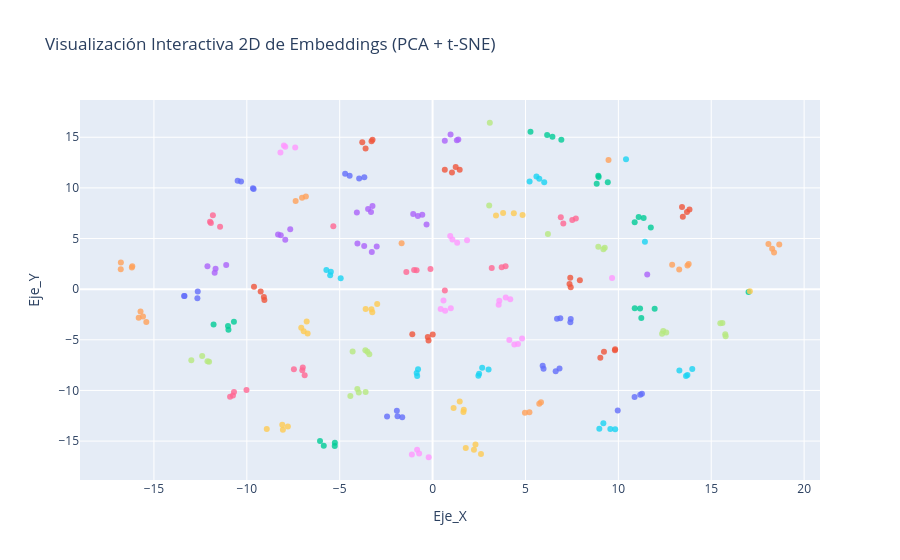

Source (notebook cell):
### Code cell
#Hacemos PCA para bajar de 512 a 50 dimensiones 
pca = PCA(n_components=min(50, len(emb_val_ft))) 
emb_pca = pca.fit_transform(emb_val_ft)
#Aplicamos t-SNE para bajar de 50 a 2 dimensiones 
tsne = TSNE(n_components=2, random_state=42, perplexity=35)
emb_2d = tsne.fit_transform(emb_pca)
#Mapeamos cada vector a su nombre real para el cuadro de diálogo flotante
nombres_reales = [nombres_total[i] for i in y_val_ft]
#Creamos un DataFrame con 2 coordenadas
df = pd.DataFrame({
    'Eje_X': emb_2d[:, 0],
    'Eje_Y': emb_2d[:, 1],
    'Persona': nombres_reales
})
#Creamos el gráfico interactivo 2D
fig = px.scatter(
    df, x='Eje_X', y='Eje_Y', 
    color='Persona',    
    hover_name='Persona',    
    title="Visualización Interactiva 2D de Embeddings (PCA + t-SNE)"
)

fig.update_traces(marker=dict(size=6, opacity=0.8))
fig.update_layout(showlegend=False)
fig.show()

### Figure 1 — Plotly figure (JSON) as saved in the notebook; plotly's stock layout.template omitted (floating-point values rounded to 4 significant figures)
{"data": [{"hovertemplate": "<b>%{hovertext}</b><br><br>Persona=Guillermo Coria<br>Eje_X=%{x}<br>Eje_Y=%{y}<extra></extra>", "hovertext": ["Guillermo Coria", "Guillermo Coria", "Guillermo Coria", "Guillermo Coria"], "legendgroup": "Guillermo Coria", "marker": {"color": "#636efa", "opacity": 0.8, "size": 6, "symbol": "circle"}, "mode": "markers", "name": "Guillermo Coria", "orientation": "v", "showlegend": true, "type": "scatter", "x": [-10.49, -10.31, -9.633, -9.669], "xaxis": "x", "y": [10.71, 10.63, 9.895, 9.954], "yaxis": "y"}, {"hovertemplate": "<b>%{hovertext}</b><br><br>Persona=Luiz Inacio Lula da Silva<br>Eje_X=%{x}<br>Eje_Y=%{y}<extra></extra>", "hovertext": ["Luiz Inacio Lula da Silva", "Luiz Inacio Lula da Silva", "Luiz Inacio Lula da Silva", "Luiz Inacio Lula da Silva"], "legendgroup": "Luiz Inacio Lula da Silva", "marker": {"color": "#EF553B", "opacity": 0.8, "size": 6, "symbol": "circle"}, "mode": "markers", "name": "Luiz Inacio Lula da Silva", "orientation": "v", "showlegend": true, "type": "scatter", "x": [7.927, 7.372, 7.436, 7.412], "xaxis": "x", "y": [0.8918, 0.508, 0.1968, 1.119], "yaxis": "y"}, {"hovertemplate": "<b>%{hovertext}</b><br><br>Persona=Michael Bloomberg<br>Eje_X=%{x}<br>Eje_Y=%{y}<extra></extra>", "hovertext": ["Michael Bloomberg", "Michael Bloomberg", "Michael Bloomberg", "Michael Bloomberg"], "legendgroup": "Michael Bloomberg", "marker": {"color": "#00cc96", "opacity": 0.8, "size": 6, "symbol": "circle"}, "mode": "markers", "name": "Michael Bloomberg", "orientation": "v", "showlegend": true, "type": "scatter", "x": [-10.99, -10.69, -11.01, -11.79], "xaxis": "x", "y": [-4.02, -3.226, -3.628, -3.482], "yaxis": "y"}, {"hovertemplate": "<b>%{hovertext}</b><br><br>Persona=Tiger Woods<br>Eje_X=%{x}<br>Eje_Y=%{y}<extra></extra>", "hovertext": ["Tiger Woods", "Tiger Woods", "Tiger Woods", "Tiger Woods"], "legendgroup": "Tiger Woods", "marker": {"color": "#ab63fa", "opacity": 0.8, "size": 6, "symbol": "circle"}, "mode": "markers", "name": "Tiger Woods", "orientation": "v", "showlegend": true, "type": "scatter", "x": [-8.172, -7.663, -8.318, -7.931], "xaxis": "x", "y": [5.313, 5.918, 5.403, 4.881], "yaxis": "y"}, {"hovertemplate": "<b>%{hovertext}</b><br><br>Persona=Donald Rumsfeld<br>Eje_X=%{x}<br>Eje_Y=%{y}<extra></extra>", "hovertext": ["Donald Rumsfeld", "Donald Rumsfeld", "Donald Rumsfeld", "Donald Rumsfeld"], "legendgroup": "Donald Rumsfeld", "marker": {"color": "#FFA15A", "opacity": 0.8, "size": 6, "symbol": "circle"}, "mode": "markers", "name": "Donald Rumsfeld", "orientation": "v", "showlegend": true, "type": "scatter", "x": [-15.82, -15.41, -15.72, -15.59], "xaxis": "x", "y": [-2.817, -3.238, -2.199, -2.708], "yaxis": "y"}, {"hovertemplate": "<b>%{hovertext}</b><br><br>Persona=Hans Blix<br>Eje_X=%{x}<br>Eje_Y=%{y}<extra></extra>", "hovertext": ["Hans Blix", "Hans Blix", "Hans Blix", "Hans Blix"], "legendgroup": "Hans Blix", "marker": {"color": "#19d3f3", "opacity": 0.8, "size": 6, "symbol": "circle"}, "mode": "markers", "name": "Hans Blix", "orientation": "v", "showlegend": true, "type": "scatter", "x": [9.192, 9.83, 9.568, 8.976], "xaxis": "x", "y": [-13.23, -13.83, -13.82, -13.79], "yaxis": "y"}, {"hovertemplate": "<b>%{hovertext}</b><br><br>Persona=Arnold Schwarzenegger<br>Eje_X=%{x}<br>Eje_Y=%{y}<extra></extra>", "hovertext": ["Arnold Schwarzenegger", "Arnold Schwarzenegger", "Arnold Schwarzenegger", "Arnold Schwarzenegger"], "legendgroup": "Arnold Schwarzenegger", "marker": {"color": "#FF6692", "opacity": 0.8, "size": 6, "symbol": "circle"}, "mode": "markers", "name": "Arnold Schwarzenegger", "orientation": "v", "showlegend": true, "type": "scatter", "x": [-11.44, -11.98, -11.93, -11.83], "xaxis": "x", "y": [6.155, 6.646, 6.544, 7.302], "yaxis": "y"}, {"hovertemplate": "<b>%{hovertext}</b><br><br>Persona=Atal Bihari Vajpayee<br>Eje_X=%{x}<br>Eje_Y=%{y}<extra></extra>", "hovertext": ["Atal Bihari Vajpayee", "Atal Bihari Vajpayee", "Atal Bihari Vajpayee", "Atal Bihari Vajpayee"], "legendgroup": "Atal Bihari Vajpayee", "marker": {"color": "#B6E880", "opacity": 0.8, "size": 6, "symbol": "circle"}, "mode": "markers", "name": "Atal Bihari Vajpayee", "orientation": "v", "showlegend": true, "type": "scatter", "x": [-4.304, -3.407, -3.619, -3.51], "xaxis": "x", "y": [-6.145, -6.438, -6.022, -6.17], "yaxis": "y"}, {"hovertemplate": "<b>%{hovertext}</b><br><br>Persona=George Robertson<br>Eje_X=%{x}<br>Eje_Y=%{y}<extra></extra>", "hovertext": ["George Robertson", "George Robertson", "George Robertson", "George Robertson"], "legendgroup": "George Robertson", "marker": {"color": "#FF97FF", "opacity": 0.8, "size": 6, "symbol": "circle"}, "mode": "markers", "name": "George Robertson", "orientation": "v", "showlegend": true, "type": "scatter", "x": [0.9799, 0.6755, 0.5865, 0.4353], "xaxis": "x", "y": [-1.88, -2.14, -1.115, -1.96], "yaxis": "y"}, {"hovertemplate": "<b>%{hovertext}</b><br><br>Persona=Igor Ivanov<br>Eje_X=%{x}<br>Eje_Y=%{y}<extra></extra>", "hovertext": ["Igor Ivanov", "Igor Ivanov", "Igor Ivanov", "Igor Ivanov"], "legendgroup": "Igor Ivanov", "marker": {"color": "#FECB52", "opacity": 0.8, "size": 6, "symbol": "circle"}, "mode": "markers", "name": "Igor Ivanov", "orientation": "v", "showlegend": true, "type": "scatter", "x": [1.66, 1.13, 1.461, 1.68], "xaxis": "x", "y": [-12.13, -11.74, -11.1, -11.9], "yaxis": "y"}, {"hovertemplate": "<b>%{hovertext}</b><br><br>Persona=John Negroponte<br>Eje_X=%{x}<br>Eje_Y=%{y}<extra></extra>", "hovertext": ["John Negroponte", "John Negroponte", "John Negroponte", "John Negroponte"], "legendgroup": "John Negroponte", "marker": {"color": "#636efa", "opacity": 0.8, "size": 6, "symbol": "circle"}, "mode": "markers", "name": "John Negroponte", "orientation": "v", "showlegend": true, "type": "scatter", "x": [10.87, 11.18, 9.966, 11.27], "xaxis": "x", "y": [-10.64, -10.42, -11.97, -10.33], "yaxis": "y"}, {"hovertemplate": "<b>%{hovertext}</b><br><br>Persona=Bill Clinton<br>Eje_X=%{x}<br>Eje_Y=%{y}<extra></extra>", "hovertext": ["Bill Clinton", "Bill Clinton", "Bill Clinton", "Bill Clinton"], "legendgroup": "Bill Clinton", "marker": {"color": "#EF553B", "opacity": 0.8, "size": 6, "symbol": "circle"}, "mode": "markers", "name": "Bill Clinton", "orientation": "v", "showlegend": true, "type": "scatter", "x": [-0.2186, -1.092, -0.2581, 0.007251], "xaxis": "x", "y": [-5.079, -4.451, -4.711, -4.478], "yaxis": "y"}, {"hovertemplate": "<b>%{hovertext}</b><br><br>Persona=Pete Sampras<br>Eje_X=%{x}<br>Eje_Y=%{y}<extra></extra>", "hovertext": ["Pete Sampras", "Pete Sampras", "Pete Sampras", "Pete Sampras"], "legendgroup": "Pete Sampras", "marker": {"color": "#00cc96", "opacity": 0.8, "size": 6, "symbol": "circle"}, "mode": "markers", "name": "Pete Sampras", "orientation": "v", "showlegend": true, "type": "scatter", "x": [8.921, 8.834, 9.431, 8.938], "xaxis": "x", "y": [11.2, 10.41, 10.56, 11.08], "yaxis": "y"}, {"hovertemplate": "<b>%{hovertext}</b><br><br>Persona=Jennifer Capriati<br>Eje_X=%{x}<br>Eje_Y=%{y}<extra></extra>", "hovertext": ["Jennifer Capriati", "Jennifer Capriati", "Jennifer Capriati", "Jennifer Capriati"], "legendgroup": "Jennifer Capriati", "marker": {"color": "#ab63fa", "opacity": 0.8, "size": 6, "symbol": "circle"}, "mode": "markers", "name": "Jennifer Capriati", "orientation": "v", "showlegend": true, "type": "scatter", "x": [-0.5552, -0.7913, -0.3255, -1.043], "xaxis": "x", "y": [7.348, 7.216, 6.393, 7.432], "yaxis": "y"}, {"hovertemplate": "<b>%{hovertext}</b><br><br>Persona=David Beckham<br>Eje_X=%{x}<br>Eje_Y=%{y}<extra></extra>", "hovertext": ["David Beckham", "David Beckham", "David Beckham", "David Beckham"], "legendgroup": "David Beckham", "marker": {"color": "#FFA15A", "opacity": 0.8, "size": 6, "symbol": "circle"}, "mode": "markers", "name": "David Beckham", "orientation": "v", "showlegend": true, "type": "scatter", "x": [-7.028, 9.471, -7.371, -6.82], "xaxis": "x", "y": [9.015, 12.75, 8.702, 9.147], "yaxis": "y"}, {"hovertemplate": "<b>%{hovertext}</b><br><br>Persona=Rudolph Giuliani<br>Eje_X=%{x}<br>Eje_Y=%{y}<extra></extra>", "hovertext": ["Rudolph Giuliani", "Rudolph Giuliani", "Rudolph Giuliani", "Rudolph Giuliani"], "legendgroup": "Rudolph Giuliani", "marker": {"color": "#19d3f3", "opacity": 0.8, "size": 6, "symbol": "circle"}, "mode": "markers", "name": "Rudolph Giuliani", "orientation": "v", "showlegend": true, "type": "scatter", "x": [13.72, 13.64, 13.28, 13.98], "xaxis": "x", "y": [-8.485, -8.581, -8.024, -7.885], "yaxis": "y"}, {"hovertemplate": "<b>%{hovertext}</b><br><br>Persona=Carlos Menem<br>Eje_X=%{x}<br>Eje_Y=%{y}<extra></extra>", "hovertext": ["Carlos Menem", "Carlos Menem", "Carlos Menem", "Carlos Menem"], "legendgroup": "Carlos Menem", "marker": {"color": "#FF6692", "opacity": 0.8, "size": 6, "symbol": "circle"}, "mode": "markers", "name": "Carlos Menem", "orientation": "v", "showlegend": true, "type": "scatter", "x": [7.038, 7.518, 7.712, 6.902], "xaxis": "x", "y": [6.479, 6.826, 6.969, 7.106], "yaxis": "y"}, {"hovertemplate": "<b>%{hovertext}</b><br><br>Persona=Jose Maria Aznar<br>Eje_X=%{x}<br>Eje_Y=%{y}<extra></extra>", "hovertext": ["Jose Maria Aznar", "Jose Maria Aznar", "Jose Maria Aznar", "Jose Maria Aznar"], "legendgroup": "Jose Maria Aznar", "marker": {"color": "#B6E880", "opacity": 0.8, "size": 6, "symbol": "circle"}, "mode": "markers", "name": "Jose Maria Aznar", "orientation": "v", "showlegend": true, "type": "scatter", "x": [9.268, 8.921, 3.047, 9.195], "xaxis": "x", "y": [4.08, 4.199, 8.261, 3.949], "yaxis": "y"}, {"hovertemplate": "<b>%{hovertext}</b><br><br>Persona=Gerhard Schroeder<br>Eje_X=%{x}<br>Eje_Y=%{y}<extra></extra>", "hovertext": ["Gerhard Schroeder", "Gerhard Schroeder", "Gerhard Schroeder", "Gerhard Schroeder"], "legendgroup": "Gerhard Schroeder", "marker": {"color": "#FF97FF", "opacity": 0.8, "size": 6, "symbol": "circle"}, "mode": "markers", "name": "Gerhard Schroeder", "orientation": "v", "showlegend": true, "type": "scatter", "x": [4.4, 4.597, 4.817, 4.131], "xaxis": "x", "y": [-5.462, -5.418, -4.861, -5.012], "yaxis": "y"}, {"hovertemplate": "<b>%{hovertext}</b><br><br>Persona=Silvio Berlusconi<br>Eje_X=%{x}<br>Eje_Y=%{y}<extra></extra>", "hovertext": ["Silvio Berlusconi", "Silvio Berlusconi", "Silvio Berlusconi", "Silvio Berlusconi"], "legendgroup": "Silvio Berlusconi", "marker": {"color": "#FECB52", "opacity": 0.8, "size": 6, "symbol": "circle"}, "mode": "markers", "name": "Silvio Berlusconi", "orientation": "v", "showlegend": true, "type": "scatter", "x": [4.373, 3.796, 3.414, 4.843], "xaxis": "x", "y": [7.505, 7.511, 7.284, 7.322], "yaxis": "y"}, {"hovertemplate": "<b>%{hovertext}</b><br><br>Persona=George W Bush<br>Eje_X=%{x}<br>Eje_Y=%{y}<extra></extra>", "hovertext": ["George W Bush", "George W Bush", "George W Bush", "George W Bush"], "legendgroup": "George W Bush", "marker": {"color": "#636efa", "opacity": 0.8, "size": 6, "symbol": "circle"}, "mode": "markers", "name": "George W Bush", "orientation": "v", "showlegend": true, "type": "scatter", "x": [-12.66, -12.64, -13.36, -13.37], "xaxis": "x", "y": [-0.8979, -0.2189, -0.6864, -0.6764], "yaxis": "y"}, {"hovertemplate": "<b>%{hovertext}</b><br><br>Persona=Juan Carlos Ferrero<br>Eje_X=%{x}<br>Eje_Y=%{y}<extra></extra>", "hovertext": ["Juan Carlos Ferrero", "Juan Carlos Ferrero", "Juan Carlos Ferrero", "Juan Carlos Ferrero"], "legendgroup": "Juan Carlos Ferrero", "marker": {"color": "#EF553B", "opacity": 0.8, "size": 6, "symbol": "circle"}, "mode": "markers", "name": "Juan Carlos Ferrero", "orientation": "v", "showlegend": true, "type": "scatter", "x": [-3.233, -3.607, -3.786, -3.287], "xaxis": "x", "y": [14.75, 13.89, 14.51, 14.61], "yaxis": "y"}, {"hovertemplate": "<b>%{hovertext}</b><br><br>Persona=Saddam Hussein<br>Eje_X=%{x}<br>Eje_Y=%{y}<extra></extra>", "hovertext": ["Saddam Hussein", "Saddam Hussein", "Saddam Hussein", "Saddam Hussein"], "legendgroup": "Saddam Hussein", "marker": {"color": "#00cc96", "opacity": 0.8, "size": 6, "symbol": "circle"}, "mode": "markers", "name": "Saddam Hussein", "orientation": "v", "showlegend": true, "type": "scatter", "x": [11.36, 10.88, 11.09, 11.75], "xaxis": "x", "y": [7.025, 6.616, 7.134, 6.094], "yaxis": "y"}, {"hovertemplate": "<b>%{hovertext}</b><br><br>Persona=Tom Daschle<br>Eje_X=%{x}<br>Eje_Y=%{y}<extra></extra>", "hovertext": ["Tom Daschle", "Tom Daschle", "Tom Daschle", "Tom Daschle"], "legendgroup": "Tom Daschle", "marker": {"color": "#ab63fa", "opacity": 0.8, "size": 6, "symbol": "circle"}, "mode": "markers", "name": "Tom Daschle", "orientation": "v", "showlegend": true, "type": "scatter", "x": [-11.73, -11.68, -11.11, -12.12], "xaxis": "x", "y": [1.627, 2.028, 2.377, 2.27], "yaxis": "y"}, {"hovertemplate": "<b>%{hovertext}</b><br><br>Persona=Angelina Jolie<br>Eje_X=%{x}<br>Eje_Y=%{y}<extra></extra>", "hovertext": ["Angelina Jolie", "Angelina Jolie", "Angelina Jolie", "Angelina Jolie"], "legendgroup": "Angelina Jolie", "marker": {"color": "#FFA15A", "opacity": 0.8, "size": 6, "symbol": "circle"}, "mode": "markers", "name": "Angelina Jolie", "orientation": "v", "showlegend": true, "type": "scatter", "x": [18.66, 18.28, 18.38, 18.08], "xaxis": "x", "y": [4.4, 3.99, 3.616, 4.464], "yaxis": "y"}, {"hovertemplate": "<b>%{hovertext}</b><br><br>Persona=Naomi Watts<br>Eje_X=%{x}<br>Eje_Y=%{y}<extra></extra>", "hovertext": ["Naomi Watts", "Naomi Watts", "Naomi Watts", "Naomi Watts"], "legendgroup": "Naomi Watts", "marker": {"color": "#19d3f3", "opacity": 0.8, "size": 6, "symbol": "circle"}, "mode": "markers", "name": "Naomi Watts", "orientation": "v", "showlegend": true, "type": "scatter", "x": [-5.513, -4.947, -5.476, -5.717], "xaxis": "x", "y": [1.38, 1.088, 1.708, 1.885], "yaxis": "y"}, {"hovertemplate": "<b>%{hovertext}</b><br><br>Persona=Jennifer Lopez<br>Eje_X=%{x}<br>Eje_Y=%{y}<extra></extra>", "hovertext": ["Jennifer Lopez", "Jennifer Lopez", "Jennifer Lopez", "Jennifer Lopez"], "legendgroup": "Jennifer Lopez", "marker": {"color": "#FF6692", "opacity": 0.8, "size": 6, "symbol": "circle"}, "mode": "markers", "name": "Jennifer Lopez", "orientation": "v", "showlegend": true, "type": "scatter", "x": [-0.8612, -0.1141, -1.414, -0.9939], "xaxis": "x", "y": [1.878, 1.994, 1.705, 1.885], "yaxis": "y"}, {"hovertemplate": "<b>%{hovertext}</b><br><br>Persona=Vladimir Putin<br>Eje_X=%{x}<br>Eje_Y=%{y}<extra></extra>", "hovertext": ["Vladimir Putin", "Vladimir Putin", "Vladimir Putin", "Vladimir Putin"], "legendgroup": "Vladimir Putin", "marker": {"color": "#B6E880", "opacity": 0.8, "size": 6, "symbol": "circle"}, "mode": "markers", "name": "Vladimir Putin", "orientation": "v", "showlegend": true, "type": "scatter", "x": [-12.4, -12.99, -12.03, -12.12], "xaxis": "x", "y": [-6.598, -7.008, -7.175, -7.111], "yaxis": "y"}, {"hovertemplate": "<b>%{hovertext}</b><br><br>Persona=Serena Williams<br>Eje_X=%{x}<br>Eje_Y=%{y}<extra></extra>", "hovertext": ["Serena Williams", "Serena Williams", "Serena Williams", "Serena Williams"], "legendgroup": "Serena Williams", "marker": {"color": "#FF97FF", "opacity": 0.8, "size": 6, "symbol": "circle"}, "mode": "markers", "name": "Serena Williams", "orientation": "v", "showlegend": true, "type": "scatter", "x": [-7.395, -8.004, -8.189, -7.93], "xaxis": "x", "y": [14.0, 14.18, 13.49, 14.05], "yaxis": "y"}, {"hovertemplate": "<b>%{hovertext}</b><br><br>Persona=Kofi Annan<br>Eje_X=%{x}<br>Eje_Y=%{y}<extra></extra>", "hovertext": ["Kofi Annan", "Kofi Annan", "Kofi Annan", "Kofi Annan"], "legendgroup": "Kofi Annan", "marker": {"color": "#FECB52", "opacity": 0.8, "size": 6, "symbol": "circle"}, "mode": "markers", "name": "Kofi Annan", "orientation": "v", "showlegend": true, "type": "scatter", "x": [-3.293, -3.246, -2.982, -3.604], "xaxis": "x", "y": [-1.974, -2.288, -1.474, -1.955], "yaxis": "y"}, {"hovertemplate": "<b>%{hovertext}</b><br><br>Persona=John Ashcroft<br>Eje_X=%{x}<br>Eje_Y=%{y}<extra></extra>", "hovertext": ["John Ashcroft", "John Ashcroft", "John Ashcroft", "John Ashcroft"], "legendgroup": "John Ashcroft", "marker": {"color": "#636efa", "opacity": 0.8, "size": 6, "symbol": "circle"}, "mode": "markers", "name": "John Ashcroft", "orientation": "v", "showlegend": true, "type": "scatter", "x": [6.831, 6.626, 5.925, 5.973], "xaxis": "x", "y": [-7.844, -8.096, -7.552, -7.847], "yaxis": "y"}, {"hovertemplate": "<b>%{hovertext}</b><br><br>Persona=Nestor Kirchner<br>Eje_X=%{x}<br>Eje_Y=%{y}<extra></extra>", "hovertext": ["Nestor Kirchner", "Nestor Kirchner", "Nestor Kirchner", "Nestor Kirchner"], "legendgroup": "Nestor Kirchner", "marker": {"color": "#EF553B", "opacity": 0.8, "size": 6, "symbol": "circle"}, "mode": "markers", "name": "Nestor Kirchner", "orientation": "v", "showlegend": true, "type": "scatter", "x": [9.029, 9.815, 9.226, 9.826], "xaxis": "x", "y": [-6.772, -6.027, -6.184, -5.933], "yaxis": "y"}, {"hovertemplate": "<b>%{hovertext}</b><br><br>Persona=Gloria Macapagal Arroyo<br>Eje_X=%{x}<br>Eje_Y=%{y}<extra></extra>", "hovertext": ["Gloria Macapagal Arroyo", "Gloria Macapagal Arroyo", "Gloria Macapagal Arroyo", "Gloria Macapagal Arroyo"], "legendgroup": "Gloria Macapagal Arroyo", "marker": {"color": "#00cc96", "opacity": 0.8, "size": 6, "symbol": "circle"}, "mode": "markers", "name": "Gloria Macapagal Arroyo", "orientation": "v", "showlegend": true, "type": "scatter", "x": [-5.261, -6.06, -5.266, -5.857], "xaxis": "x", "y": [-15.17, -14.99, -15.49, -15.46], "yaxis": "y"}, {"hovertemplate": "<b>%{hovertext}</b><br><br>Persona=Jennifer Aniston<br>Eje_X=%{x}<br>Eje_Y=%{y}<extra></extra>", "hovertext": ["Jennifer Aniston", "Jennifer Aniston", "Jennifer Aniston", "Jennifer Aniston"], "legendgroup": "Jennifer Aniston", "marker": {"color": "#ab63fa", "opacity": 0.8, "size": 6, "symbol": "circle"}, "mode": "markers", "name": "Jennifer Aniston", "orientation": "v", "showlegend": true, "type": "scatter", "x": [-3.682, -3.008, -4.046, -3.272], "xaxis": "x", "y": [4.263, 4.201, 4.509, 3.667], "yaxis": "y"}, {"hovertemplate": "<b>%{hovertext}</b><br><br>Persona=Jean Chretien<br>Eje_X=%{x}<br>Eje_Y=%{y}<extra></extra>", "hovertext": ["Jean Chretien", "Jean Chretien", "Jean Chretien", "Jean Chretien"], "legendgroup": "Jean Chretien", "marker": {"color": "#FFA15A", "opacity": 0.8, "size": 6, "symbol": "circle"}, "mode": "markers", "name": "Jean Chretien", "orientation": "v", "showlegend": true, "type": "scatter", "x": [5.834, 5.742, 4.971, 5.213], "xaxis": "x", "y": [-11.18, -11.31, -12.21, -12.15], "yaxis": "y"}, {"hovertemplate": "<b>%{hovertext}</b><br><br>Persona=Recep Tayyip Erdogan<br>Eje_X=%{x}<br>Eje_Y=%{y}<extra></extra>", "hovertext": ["Recep Tayyip Erdogan", "Recep Tayyip Erdogan", "Recep Tayyip Erdogan", "Recep Tayyip Erdogan"], "legendgroup": "Recep Tayyip Erdogan", "marker": {"color": "#19d3f3", "opacity": 0.8, "size": 6, "symbol": "circle"}, "mode": "markers", "name": "Recep Tayyip Erdogan", "orientation": "v", "showlegend": true, "type": "scatter", "x": [2.505, 3.013, 2.465, 2.669], "xaxis": "x", "y": [-8.343, -7.925, -8.542, -7.763], "yaxis": "y"}, {"hovertemplate": "<b>%{hovertext}</b><br><br>Persona=Colin Powell<br>Eje_X=%{x}<br>Eje_Y=%{y}<extra></extra>", "hovertext": ["Colin Powell", "Colin Powell", "Colin Powell", "Colin Powell"], "legendgroup": "Colin Powell", "marker": {"color": "#FF6692", "opacity": 0.8, "size": 6, "symbol": "circle"}, "mode": "markers", "name": "Colin Powell", "orientation": "v", "showlegend": true, "type": "scatter", "x": [-7.465, -7.014, -6.987, -6.886], "xaxis": "x", "y": [-7.896, -8.0, -7.728, -8.502], "yaxis": "y"}, {"hovertemplate": "<b>%{hovertext}</b><br><br>Persona=Alvaro Uribe<br>Eje_X=%{x}<br>Eje_Y=%{y}<extra></extra>", "hovertext": ["Alvaro Uribe", "Alvaro Uribe", "Alvaro Uribe", "Alvaro Uribe"], "legendgroup": "Alvaro Uribe", "marker": {"color": "#B6E880", "opacity": 0.8, "size": 6, "symbol": "circle"}, "mode": "markers", "name": "Alvaro Uribe", "orientation": "v", "showlegend": true, "type": "scatter", "x": [15.6, 15.49, 15.75, 15.78], "xaxis": "x", "y": [-3.34, -3.378, -4.456, -4.648], "yaxis": "y"}, {"hovertemplate": "<b>%{hovertext}</b><br><br>Persona=Alejandro Toledo<br>Eje_X=%{x}<br>Eje_Y=%{y}<extra></extra>", "hovertext": ["Alejandro Toledo", "Alejandro Toledo", "Alejandro Toledo", "Alejandro Toledo"], "legendgroup": "Alejandro Toledo", "marker": {"color": "#FF97FF", "opacity": 0.8, "size": 6, "symbol": "circle"}, "mode": "markers", "name": "Alejandro Toledo", "orientation": "v", "showlegend": true, "type": "scatter", "x": [-1.115, -0.8334, -0.2088, -0.7256], "xaxis": "x", "y": [-16.33, -15.86, -16.6, -16.22], "yaxis": "y"}, {"hovertemplate": "<b>%{hovertext}</b><br><br>Persona=Hugo Chavez<br>Eje_X=%{x}<br>Eje_Y=%{y}<extra></extra>", "hovertext": ["Hugo Chavez", "Hugo Chavez", "Hugo Chavez", "Hugo Chavez"], "legendgroup": "Hugo Chavez", "marker": {"color": "#FECB52", "opacity": 0.8, "size": 6, "symbol": "circle"}, "mode": "markers", "name": "Hugo Chavez", "orientation": "v", "showlegend": true, "type": "scatter", "x": [2.226, 2.605, 2.309, 1.786], "xaxis": "x", "y": [-15.85, -16.27, -15.34, -15.68], "yaxis": "y"}, {"hovertemplate": "<b>%{hovertext}</b><br><br>Persona=Hamid Karzai<br>Eje_X=%{x}<br>Eje_Y=%{y}<extra></extra>", "hovertext": ["Hamid Karzai", "Hamid Karzai", "Hamid Karzai", "Hamid Karzai"], "legendgroup": "Hamid Karzai", "marker": {"color": "#636efa", "opacity": 0.8, "size": 6, "symbol": "circle"}, "mode": "markers", "name": "Hamid Karzai", "orientation": "v", "showlegend": true, "type": "scatter", "x": [6.875, 6.697, 7.437, 7.416], "xaxis": "x", "y": [-2.868, -2.919, -2.949, -3.255], "yaxis": "y"}, {"hovertemplate": "<b>%{hovertext}</b><br><br>Persona=Tony Blair<br>Eje_X=%{x}<br>Eje_Y=%{y}<extra></extra>", "hovertext": ["Tony Blair", "Tony Blair", "Tony Blair", "Tony Blair"], "legendgroup": "Tony Blair", "marker": {"color": "#EF553B", "opacity": 0.8, "size": 6, "symbol": "circle"}, "mode": "markers", "name": "Tony Blair", "orientation": "v", "showlegend": true, "type": "scatter", "x": [-9.082, -9.614, -9.054, -9.254], "xaxis": "x", "y": [-0.7654, 0.2507, -1.08, -0.2427], "yaxis": "y"}, {"hovertemplate": "<b>%{hovertext}</b><br><br>Persona=Jeremy Greenstock<br>Eje_X=%{x}<br>Eje_Y=%{y}<extra></extra>", "hovertext": ["Jeremy Greenstock", "Jeremy Greenstock", "Jeremy Greenstock", "Jeremy Greenstock"], "legendgroup": "Jeremy Greenstock", "marker": {"color": "#00cc96", "opacity": 0.8, "size": 6, "symbol": "circle"}, "mode": "markers", "name": "Jeremy Greenstock", "orientation": "v", "showlegend": true, "type": "scatter", "x": [11.95, 11.23, 10.88, 11.17], "xaxis": "x", "y": [-1.932, -2.837, -1.877, -1.91], "yaxis": "y"}, {"hovertemplate": "<b>%{hovertext}</b><br><br>Persona=Junichiro Koizumi<br>Eje_X=%{x}<br>Eje_Y=%{y}<extra></extra>", "hovertext": ["Junichiro Koizumi", "Junichiro Koizumi", "Junichiro Koizumi", "Junichiro Koizumi"], "legendgroup": "Junichiro Koizumi", "marker": {"color": "#ab63fa", "opacity": 0.8, "size": 6, "symbol": "circle"}, "mode": "markers", "name": "Junichiro Koizumi", "orientation": "v", "showlegend": true, "type": "scatter", "x": [1.385, 0.967, 1.307, 0.6575], "xaxis": "x", "y": [14.79, 15.28, 14.7, 14.65], "yaxis": "y"}, {"hovertemplate": "<b>%{hovertext}</b><br><br>Persona=Jack Straw<br>Eje_X=%{x}<br>Eje_Y=%{y}<extra></extra>", "hovertext": ["Jack Straw", "Jack Straw", "Jack Straw", "Jack Straw"], "legendgroup": "Jack Straw", "marker": {"color": "#FFA15A", "opacity": 0.8, "size": 6, "symbol": "circle"}, "mode": "markers", "name": "Jack Straw", "orientation": "v", "showlegend": true, "type": "scatter", "x": [-16.79, -16.16, -16.19, -16.78], "xaxis": "x", "y": [1.965, 2.269, 2.14, 2.636], "yaxis": "y"}, {"hovertemplate": "<b>%{hovertext}</b><br><br>Persona=Andre Agassi<br>Eje_X=%{x}<br>Eje_Y=%{y}<extra></extra>", "hovertext": ["Andre Agassi", "Andre Agassi", "Andre Agassi", "Andre Agassi"], "legendgroup": "Andre Agassi", "marker": {"color": "#19d3f3", "opacity": 0.8, "size": 6, "symbol": "circle"}, "mode": "markers", "name": "Andre Agassi", "orientation": "v", "showlegend": true, "type": "scatter", "x": [6.01, 5.222, 5.59, 5.744], "xaxis": "x", "y": [10.55, 10.64, 11.13, 10.9], "yaxis": "y"}, {"hovertemplate": "<b>%{hovertext}</b><br><br>Persona=Winona Ryder<br>Eje_X=%{x}<br>Eje_Y=%{y}<extra></extra>", "hovertext": ["Winona Ryder", "Winona Ryder", "Winona Ryder", "Winona Ryder"], "legendgroup": "Winona Ryder", "marker": {"color": "#FF6692", "opacity": 0.8, "size": 6, "symbol": "circle"}, "mode": "markers", "name": "Winona Ryder", "orientation": "v", "showlegend": true, "type": "scatter", "x": [3.929, 3.72, 0.6604, 3.184], "xaxis": "x", "y": [2.262, 2.166, -0.1317, 2.078], "yaxis": "y"}, {"hovertemplate": "<b>%{hovertext}</b><br><br>Persona=Jacques Chirac<br>Eje_X=%{x}<br>Eje_Y=%{y}<extra></extra>", "hovertext": ["Jacques Chirac", "Jacques Chirac", "Jacques Chirac", "Jacques Chirac"], "legendgroup": "Jacques Chirac", "marker": {"color": "#B6E880", "opacity": 0.8, "size": 6, "symbol": "circle"}, "mode": "markers", "name": "Jacques Chirac", "orientation": "v", "showlegend": true, "type": "scatter", "x": [12.42, 12.35, 6.208, 12.58], "xaxis": "x", "y": [-4.119, -4.403, 5.444, -4.281], "yaxis": "y"}, {"hovertemplate": "<b>%{hovertext}</b><br><br>Persona=Tom Ridge<br>Eje_X=%{x}<br>Eje_Y=%{y}<extra></extra>", "hovertext": ["Tom Ridge", "Tom Ridge", "Tom Ridge", "Tom Ridge"], "legendgroup": "Tom Ridge", "marker": {"color": "#FF97FF", "opacity": 0.8, "size": 6, "symbol": "circle"}, "mode": "markers", "name": "Tom Ridge", "orientation": "v", "showlegend": true, "type": "scatter", "x": [4.181, 3.937, 3.591, 3.558], "xaxis": "x", "y": [-0.9932, -0.823, -1.133, -1.534], "yaxis": "y"}, {"hovertemplate": "<b>%{hovertext}</b><br><br>Persona=Megawati Sukarnoputri<br>Eje_X=%{x}<br>Eje_Y=%{y}<extra></extra>", "hovertext": ["Megawati Sukarnoputri", "Megawati Sukarnoputri", "Megawati Sukarnoputri", "Megawati Sukarnoputri"], "legendgroup": "Megawati Sukarnoputri", "marker": {"color": "#FECB52", "opacity": 0.8, "size": 6, "symbol": "circle"}, "mode": "markers", "name": "Megawati Sukarnoputri", "orientation": "v", "showlegend": true, "type": "scatter", "x": [-8.058, -8.926, -7.791, -8.093], "xaxis": "x", "y": [-13.87, -13.8, -13.56, -13.38], "yaxis": "y"}, {"hovertemplate": "<b>%{hovertext}</b><br><br>Persona=Ariel Sharon<br>Eje_X=%{x}<br>Eje_Y=%{y}<extra></extra>", "hovertext": ["Ariel Sharon", "Ariel Sharon", "Ariel Sharon", "Ariel Sharon"], "legendgroup": "Ariel Sharon", "marker": {"color": "#636efa", "opacity": 0.8, "size": 6, "symbol": "circle"}, "mode": "markers", "name": "Ariel Sharon", "orientation": "v", "showlegend": true, "type": "scatter", "x": [-1.635, -1.923, -2.45, -1.888], "xaxis": "x", "y": [-12.66, -12.0, -12.57, -12.56], "yaxis": "y"}, {"hovertemplate": "<b>%{hovertext}</b><br><br>Persona=Roh Moo-hyun<br>Eje_X=%{x}<br>Eje_Y=%{y}<extra></extra>", "hovertext": ["Roh Moo-hyun", "Roh Moo-hyun", "Roh Moo-hyun", "Roh Moo-hyun"], "legendgroup": "Roh Moo-hyun", "marker": {"color": "#EF553B", "opacity": 0.8, "size": 6, "symbol": "circle"}, "mode": "markers", "name": "Roh Moo-hyun", "orientation": "v", "showlegend": true, "type": "scatter", "x": [1.459, 0.6573, 1.244, 1.044], "xaxis": "x", "y": [11.8, 11.8, 12.05, 11.52], "yaxis": "y"}, {"hovertemplate": "<b>%{hovertext}</b><br><br>Persona=Laura Bush<br>Eje_X=%{x}<br>Eje_Y=%{y}<extra></extra>", "hovertext": ["Laura Bush", "Laura Bush", "Laura Bush", "Laura Bush"], "legendgroup": "Laura Bush", "marker": {"color": "#00cc96", "opacity": 0.8, "size": 6, "symbol": "circle"}, "mode": "markers", "name": "Laura Bush", "orientation": "v", "showlegend": true, "type": "scatter", "x": [5.27, 6.931, 6.451, 6.167], "xaxis": "x", "y": [15.54, 14.76, 15.05, 15.21], "yaxis": "y"}, {"hovertemplate": "<b>%{hovertext}</b><br><br>Persona=Amelie Mauresmo<br>Eje_X=%{x}<br>Eje_Y=%{y}<extra></extra>", "hovertext": ["Amelie Mauresmo", "Amelie Mauresmo", "Amelie Mauresmo", "Amelie Mauresmo"], "legendgroup": "Amelie Mauresmo", "marker": {"color": "#ab63fa", "opacity": 0.8, "size": 6, "symbol": "circle"}, "mode": "markers", "name": "Amelie Mauresmo", "orientation": "v", "showlegend": true, "type": "scatter", "x": [-3.472, -4.077, -3.315, -3.236], "xaxis": "x", "y": [7.905, 7.572, 7.609, 8.2], "yaxis": "y"}, {"hovertemplate": "<b>%{hovertext}</b><br><br>Persona=Paul Bremer<br>Eje_X=%{x}<br>Eje_Y=%{y}<extra></extra>", "hovertext": ["Paul Bremer", "Paul Bremer", "Paul Bremer", "Paul Bremer"], "legendgroup": "Paul Bremer", "marker": {"color": "#FFA15A", "opacity": 0.8, "size": 6, "symbol": "circle"}, "mode": "markers", "name": "Paul Bremer", "orientation": "v", "showlegend": true, "type": "scatter", "x": [12.9, 13.72, 13.79, 13.28], "xaxis": "x", "y": [2.42, 2.336, 2.478, 1.951], "yaxis": "y"}, {"hovertemplate": "<b>%{hovertext}</b><br><br>Persona=Mahmoud Abbas<br>Eje_X=%{x}<br>Eje_Y=%{y}<extra></extra>", "hovertext": ["Mahmoud Abbas", "Mahmoud Abbas", "Mahmoud Abbas", "Mahmoud Abbas"], "legendgroup": "Mahmoud Abbas", "marker": {"color": "#19d3f3", "opacity": 0.8, "size": 6, "symbol": "circle"}, "mode": "markers", "name": "Mahmoud Abbas", "orientation": "v", "showlegend": true, "type": "scatter", "x": [-0.8287, -0.8571, -0.7831, 11.43], "xaxis": "x", "y": [-8.583, -8.277, -7.904, 4.689], "yaxis": "y"}, {"hovertemplate": "<b>%{hovertext}</b><br><br>Persona=Jiang Zemin<br>Eje_X=%{x}<br>Eje_Y=%{y}<extra></extra>", "hovertext": ["Jiang Zemin", "Jiang Zemin", "Jiang Zemin", "Jiang Zemin"], "legendgroup": "Jiang Zemin", "marker": {"color": "#FF6692", "opacity": 0.8, "size": 6, "symbol": "circle"}, "mode": "markers", "name": "Jiang Zemin", "orientation": "v", "showlegend": true, "type": "scatter", "x": [-10.9, -10.75, -10.69, -10.02], "xaxis": "x", "y": [-10.62, -10.5, -10.15, -9.947], "yaxis": "y"}, {"hovertemplate": "<b>%{hovertext}</b><br><br>Persona=Ricardo Lagos<br>Eje_X=%{x}<br>Eje_Y=%{y}<extra></extra>", "hovertext": ["Ricardo Lagos", "Ricardo Lagos", "Ricardo Lagos", "Ricardo Lagos"], "legendgroup": "Ricardo Lagos", "marker": {"color": "#B6E880", "opacity": 0.8, "size": 6, "symbol": "circle"}, "mode": "markers", "name": "Ricardo Lagos", "orientation": "v", "showlegend": true, "type": "scatter", "x": [-3.605, -3.973, -4.051, -4.427], "xaxis": "x", "y": [-10.16, -10.19, -9.86, -10.55], "yaxis": "y"}, {"hovertemplate": "<b>%{hovertext}</b><br><br>Persona=Lindsay Davenport<br>Eje_X=%{x}<br>Eje_Y=%{y}<extra></extra>", "hovertext": ["Lindsay Davenport", "Lindsay Davenport", "Lindsay Davenport", "Lindsay Davenport"], "legendgroup": "Lindsay Davenport", "marker": {"color": "#FF97FF", "opacity": 0.8, "size": 6, "symbol": "circle"}, "mode": "markers", "name": "Lindsay Davenport", "orientation": "v", "showlegend": true, "type": "scatter", "x": [1.067, 0.949, 1.855, 1.324], "xaxis": "x", "y": [4.896, 5.252, 4.827, 4.575], "yaxis": "y"}, {"hovertemplate": "<b>%{hovertext}</b><br><br>Persona=Gray Davis<br>Eje_X=%{x}<br>Eje_Y=%{y}<extra></extra>", "hovertext": ["Gray Davis", "Gray Davis", "Gray Davis", "Gray Davis"], "legendgroup": "Gray Davis", "marker": {"color": "#FECB52", "opacity": 0.8, "size": 6, "symbol": "circle"}, "mode": "markers", "name": "Gray Davis", "orientation": "v", "showlegend": true, "type": "scatter", "x": [-6.726, -6.938, -7.07, -6.778], "xaxis": "x", "y": [-4.378, -4.151, -3.817, -3.191], "yaxis": "y"}, {"hovertemplate": "<b>%{hovertext}</b><br><br>Persona=Lleyton Hewitt<br>Eje_X=%{x}<br>Eje_Y=%{y}<extra></extra>", "hovertext": ["Lleyton Hewitt", "Lleyton Hewitt", "Lleyton Hewitt", "Lleyton Hewitt"], "legendgroup": "Lleyton Hewitt", "marker": {"color": "#636efa", "opacity": 0.8, "size": 6, "symbol": "circle"}, "mode": "markers", "name": "Lleyton Hewitt", "orientation": "v", "showlegend": true, "type": "scatter", "x": [-3.953, -4.465, -3.674, -4.707], "xaxis": "x", "y": [10.93, 11.21, 11.04, 11.41], "yaxis": "y"}, {"hovertemplate": "<b>%{hovertext}</b><br><br>Persona=Vicente Fox<br>Eje_X=%{x}<br>Eje_Y=%{y}<extra></extra>", "hovertext": ["Vicente Fox", "Vicente Fox", "Vicente Fox", "Vicente Fox"], "legendgroup": "Vicente Fox", "marker": {"color": "#EF553B", "opacity": 0.8, "size": 6, "symbol": "circle"}, "mode": "markers", "name": "Vicente Fox", "orientation": "v", "showlegend": true, "type": "scatter", "x": [13.47, 13.83, 13.69, 13.43], "xaxis": "x", "y": [7.147, 7.87, 7.63, 8.101], "yaxis": "y"}, {"hovertemplate": "<b>%{hovertext}</b><br><br>Persona=Matt Leblanc<br>Eje_X=%{x}<br>Eje_Y=%{y}<extra></extra>", "hovertext": ["Matt Leblanc"], "legendgroup": "Matt Leblanc", "marker": {"color": "#00cc96", "opacity": 0.8, "size": 6, "symbol": "circle"}, "mode": "markers", "name": "Matt Leblanc", "orientation": "v", "showlegend": true, "type": "scatter", "x": [17.01], "xaxis": "x", "y": [-0.2886], "yaxis": "y"}, {"hovertemplate": "<b>%{hovertext}</b><br><br>Persona=Paul Rudd<br>Eje_X=%{x}<br>Eje_Y=%{y}<extra></extra>", "hovertext": ["Paul Rudd"], "legendgroup": "Paul Rudd", "marker": {"color": "#ab63fa", "opacity": 0.8, "size": 6, "symbol": "circle"}, "mode": "markers", "name": "Paul Rudd", "orientation": "v", "showlegend": true, "type": "scatter", "x": [11.55], "xaxis": "x", "y": [1.447], "yaxis": "y"}, {"hovertemplate": "<b>%{hovertext}</b><br><br>Persona=Courtney Cox<br>Eje_X=%{x}<br>Eje_Y=%{y}<extra></extra>", "hovertext": ["Courtney Cox"], "legendgroup": "Courtney Cox", "marker": {"color": "#FFA15A", "opacity": 0.8, "size": 6, "symbol": "circle"}, "mode": "markers", "name": "Courtney Cox", "orientation": "v", "showlegend": true, "type": "scatter", "x": [-1.668], "xaxis": "x", "y": [4.537], "yaxis": "y"}, {"hovertemplate": "<b>%{hovertext}</b><br><br>Persona=David Schwimmer<br>Eje_X=%{x}<br>Eje_Y=%{y}<extra></extra>", "hovertext": ["David Schwimmer"], "legendgroup": "David Schwimmer", "marker": {"color": "#19d3f3", "opacity": 0.8, "size": 6, "symbol": "circle"}, "mode": "markers", "name": "David Schwimmer", "orientation": "v", "showlegend": true, "type": "scatter", "x": [10.41], "xaxis": "x", "y": [12.84], "yaxis": "y"}, {"hovertemplate": "<b>%{hovertext}</b><br><br>Persona=Henry Cavill<br>Eje_X=%{x}<br>Eje_Y=%{y}<extra></extra>", "hovertext": ["Henry Cavill"], "legendgroup": "Henry Cavill", "marker": {"color": "#FF6692", "opacity": 0.8, "size": 6, "symbol": "circle"}, "mode": "markers", "name": "Henry Cavill", "orientation": "v", "showlegend": true, "type": "scatter", "x": [-5.343], "xaxis": "x", "y": [6.21], "yaxis": "y"}, {"hovertemplate": "<b>%{hovertext}</b><br><br>Persona=Lisa Kudrow<br>Eje_X=%{x}<br>Eje_Y=%{y}<extra></extra>", "hovertext": ["Lisa Kudrow"], "legendgroup": "Lisa Kudrow", "marker": {"color": "#B6E880", "opacity": 0.8, "size": 6, "symbol": "circle"}, "mode": "markers", "name": "Lisa Kudrow", "orientation": "v", "showlegend": true, "type": "scatter", "x": [3.08], "xaxis": "x", "y": [16.43], "yaxis": "y"}, {"hovertemplate": "<b>%{hovertext}</b><br><br>Persona=Jason Momoa<br>Eje_X=%{x}<br>Eje_Y=%{y}<extra></extra>", "hovertext": ["Jason Momoa"], "legendgroup": "Jason Momoa", "marker": {"color": "#FF97FF", "opacity": 0.8, "size": 6, "symbol": "circle"}, "mode": "markers", "name": "Jason Momoa", "orientation": "v", "showlegend": true, "type": "scatter", "x": [9.661], "xaxis": "x", "y": [1.094], "yaxis": "y"}, {"hovertemplate": "<b>%{hovertext}</b><br><br>Persona=Matthew Perry<br>Eje_X=%{x}<br>Eje_Y=%{y}<extra></extra>", "hovertext": ["Matthew Perry"], "legendgroup": "Matthew Perry", "marker": {"color": "#FECB52", "opacity": 0.8, "size": 6, "symbol": "circle"}, "mode": "markers", "name": "Matthew Perry", "orientation": "v", "showlegend": true, "type": "scatter", "x": [17.08], "xaxis": "x", "y": [-0.209], "yaxis": "y"}], "layout": {"legend": {"title": {"text": "Persona"}, "tracegroupgap": 0}, "showlegend": false, "title": {"text": "Visualización Interactiva 2D de Embeddings (PCA + t-SNE)"}, "xaxis": {"anchor": "y", "domain": [0, 1], "title": {"text": "Eje_X"}}, "yaxis": {"anchor": "x", "domain": [0, 1], "title": {"text": "Eje_Y"}}}}
